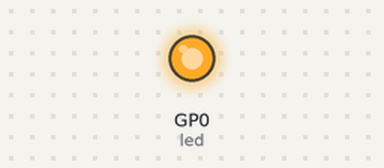
Recording of a program running on a simulated Raspberry Pi Pico running MicroPython. Shown: output pins drawn as LEDs (lit = HIGH). At 0.0 s the program stops and its outputs stay as they are.

Above: at 0.1 s.
Timing chart, 0 to 1.5 s (numbered marks = the images above):
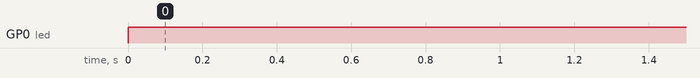

Measured:
- by itself, GP0 (led): LOW → HIGH at 0.00 s

The program:

Praktijk_1.1.py
```python
# Van library "machine" importeren we 1 deel genaamd "Pin". Dit zorgt ervoor dat we alleen het gedeelte importeren wat wij ook effectief gaan gebruiken.
from machine import Pin

# Initialisatie van "led" dat deze een pin van de Pico gaat aansturen. Hierbij geven wij een pin nummer aan en in welke richting de stroom moet gaan.
# "Pin.OUT" voor uitgaande signalen. En "Pin.IN" voor inkomende signalen. Dit is vanuit het perspectief van de Pico.
led = Pin(0, Pin.OUT)

# Hier gebruiken we een functie genaamd "toggle()". Deze functie zet de led van uit naar aan. Of van aan naar uit.
led.toggle()
```
